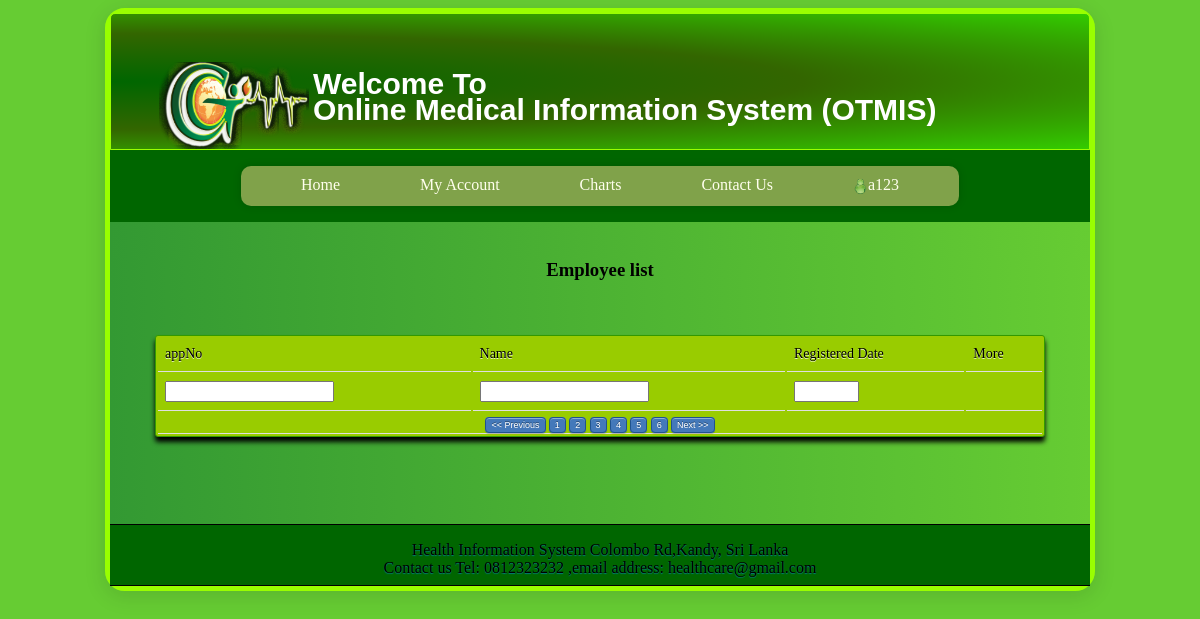
Before: /employeeList.php (signed in) with the older database file.
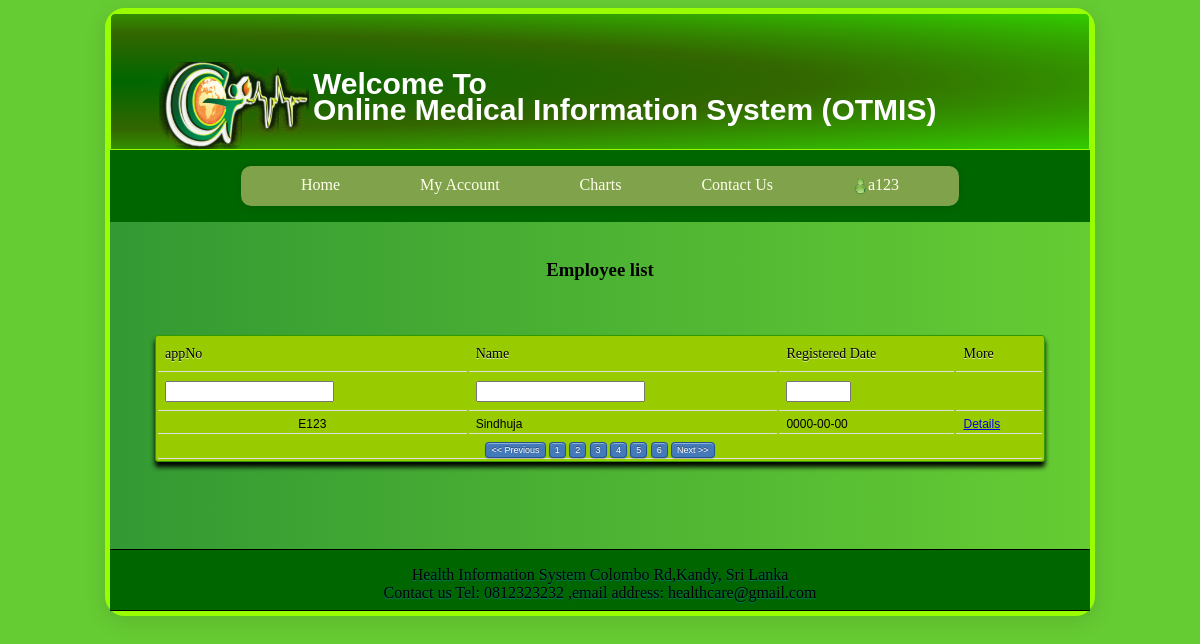
After: the same page with the newer database file.
### tables this page shows
CREATE TABLE IF NOT EXISTS `hospital_emp` (
  `empId` char(4) NOT NULL,
  `name` varchar(50) NOT NULL,
  `add` varchar(200) NOT NULL,
  `hId` char(4) NOT NULL,
  `telNo` char(10) NOT NULL,
  `regDate` date NOT NULL,
  `wrkStatus` tinyint(1) NOT NULL,
  `email` varchar(20) NOT NULL,
  `ePass` varchar(150) NOT NULL,
  `active` tinyint(4) NOT NULL DEFAULT '0',
  `nic` char(10) NOT NULL,
  `gender` char(1) NOT NULL,
  `imageType` varchar(6) NOT NULL,
  PRIMARY KEY (`empId`),
  KEY `hId` (`hId`)
);

### employeeListController.php (the view, shortened to what this page needs)
<?php
function getEmployeeList(){
			$db = new DBAccess();
			$dbConnection = $db->initConnection();
			$str = "";
			$sql = "SELECT * FROM hospital_emp";
	 	$str .='<h3 align="center">Employee list</h3><br><br><table id="table" class="example table-autopage:10 table-stripeclass:alternate" style="width: 100%;" align="">
		<thead>
		<tr>
			<th align="center" class="Employee Id">appNo</th>
			<th class="Topic">Name</th>
			<th class="filterable">Registered Date</th>
			<th align="center" class="filterable">More</th>
		</tr>
		<tr>
			<th><input align="center" name="filter" size="18" onkeyup="Table.filter(this,this)"></th>
			<th><input align="center" name="filter" size="18" onkeyup="Table.filter(this,this)"></th>
			<th align="center"><input id="appNo" size="5px" align="center" name="filter" onkeyup="Table.filter(this,this)"></th>
			<th>&nbsp;&nbsp;&nbsp;</th>
		</tr>
	</thead>
	<tbody>';
			$query=mysql_query($sql,$dbConnection) or die("SQL Error ".mysql_error());
			while($rows=mysql_fetch_array($query)){
			$str .="<tr>
							<td align='center'>".$rows["empId"]."</td>
							<td>".$rows["name"]."</td>
							<td>".$rows["regDate"]."</td>
							<td><a href='viewEmployeeDetails.php?no=".$rows["empId"]."'>Details</a></td>
						<tr>";
			}
			$str=$str.'<tbody><tfoot>
					<td align="center" colspan="5">
						<a style="cursor:pointer;font-size:9px;font-weight:100;" class="paging-link" onclick="pageexample(\'previous\',\'table\'); return false;">&lt;&lt;&nbsp;Previous</a>
						<a style="cursor:pointer;font-size:9px;font-weight:100;" id="page1" class="pagelink paging-link" onclick="pageexample(0,\'table\'); return false;">1</a>
						<a style="cursor:pointer;font-size:9px;font-weight:100;" id="page2" class="pagelink paging-link" onclick="pageexample(1,\'table\'); return false;">2</a>
						<a style="cursor:pointer;font-size:9px;font-weight:100;" id="page3" class="pagelink paging-link" onclick="pageexample(2,\'table\'); return false;">3</a>
						<a style="cursor:pointer;font-size:9px;font-weight:100;" id="page4" class="pagelink paging-link" onclick="pageexample(3,\'table\'); return false;">4</a>
						<a style="cursor:pointer;font-size:9px;font-weight:100;" id="page5" class="pagelink paging-link" onclick="pageexample(4,\'table\'); return false;">5</a>
						<a style="cursor:pointer;font-size:9px;font-weight:100;" id="page6" class="pagelink paging-link" onclick="pageexample(5,\'table\'); return false;">6</a>
						<a style="cursor:pointer;font-size:9px;font-weight:100;" class="paging-link" onclick="pageexample(\'next\',\'table\'); return false;">Next&nbsp;&gt;&gt;
					</td>';
		$str=$str.'</tfoot></table><br><br><br><br>';
			echo $str;
}

Changed rows visible on the page:
added hospital_emp: empId "E123", name "Sindhuja", regDate "0000-00-00"
